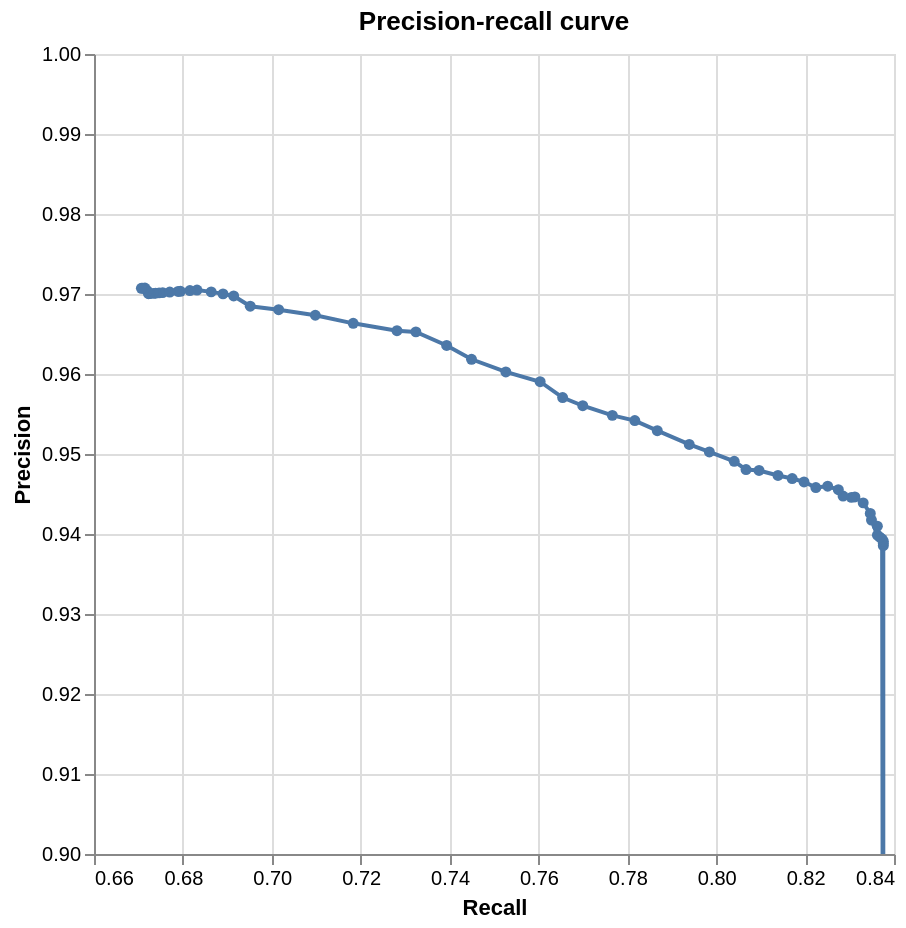

This figure's Vega-Lite source:
### Vega-Lite specification from a JSON file in a GitHub repository (floating-point values rounded to 4 significant figures)
{"config": {"view": {"continuousWidth": 300, "continuousHeight": 300}}, "data": {"name": "data-e663c42ff82bcff8da8931bcf330353f"}, "mark": {"type": "line", "clip": true, "point": true}, "datasets": {"data-e663c42ff82bcff8da8931bcf330353f": [{"truth_threshold": -999.0, "match_probability": 0.0, "tp": 3146.0, "tn": 0.0, "fp": 610.0, "fp_neg": 0.0, "fn": 610.0, "tp_rate": 0.8376, "tn_rate": null, "fp_rate": null, "fn_rate": 0.1624, "precision": 0.8376, "recall": 0.8376, "f1": 0.8376}, {"truth_threshold": -18.0, "match_probability": 3.815e-06, "tp": 3146.0, "tn": 0.0, "fp": 206.0, "fp_neg": 0.0, "fn": 610.0, "tp_rate": 0.8376, "tn_rate": null, "fp_rate": null, "fn_rate": 0.1624, "precision": 0.9385, "recall": 0.8376, "f1": 0.8852}, {"truth_threshold": -15.0, "match_probability": 3.052e-05, "tp": 3146.0, "tn": 0.0, "fp": 205.0, "fp_neg": 0.0, "fn": 610.0, "tp_rate": 0.8376, "tn_rate": null, "fp_rate": null, "fn_rate": 0.1624, "precision": 0.9388, "recall": 0.8376, "f1": 0.8853}, {"truth_threshold": -13.0, "match_probability": 0.0001221, "tp": 3146.0, "tn": 0.0, "fp": 204.0, "fp_neg": 0.0, "fn": 610.0, "tp_rate": 0.8376, "tn_rate": null, "fp_rate": null, "fn_rate": 0.1624, "precision": 0.9391, "recall": 0.8376, "f1": 0.8854}, {"truth_threshold": -12.0, "match_probability": 0.0002441, "tp": 3145.0, "tn": 0.0, "fp": 203.0, "fp_neg": 0.0, "fn": 611.0, "tp_rate": 0.8373, "tn_rate": null, "fp_rate": null, "fn_rate": 0.1627, "precision": 0.9394, "recall": 0.8373, "f1": 0.8854}, {"truth_threshold": -10.0, "match_probability": 0.0009756, "tp": 3143.0, "tn": 0.0, "fp": 202.0, "fp_neg": 0.0, "fn": 613.0, "tp_rate": 0.8368, "tn_rate": null, "fp_rate": null, "fn_rate": 0.1632, "precision": 0.9396, "recall": 0.8368, "f1": 0.8852}, {"truth_threshold": -9.0, "match_probability": 0.001949, "tp": 3141.0, "tn": 0.0, "fp": 201.0, "fp_neg": 0.0, "fn": 615.0, "tp_rate": 0.8363, "tn_rate": null, "fp_rate": null, "fn_rate": 0.1637, "precision": 0.9399, "recall": 0.8363, "f1": 0.885}, {"truth_threshold": -8.0, "match_probability": 0.003891, "tp": 3141.0, "tn": 0.0, "fp": 197.0, "fp_neg": 0.0, "fn": 615.0, "tp_rate": 0.8363, "tn_rate": null, "fp_rate": null, "fn_rate": 0.1637, "precision": 0.941, "recall": 0.8363, "f1": 0.8855}, {"truth_threshold": -7.0, "match_probability": 0.007752, "tp": 3136.0, "tn": 0.0, "fp": 194.0, "fp_neg": 0.0, "fn": 620.0, "tp_rate": 0.8349, "tn_rate": null, "fp_rate": null, "fn_rate": 0.1651, "precision": 0.9417, "recall": 0.8349, "f1": 0.8851}, {"truth_threshold": -6.0, "match_probability": 0.01538, "tp": 3135.0, "tn": 0.0, "fp": 191.0, "fp_neg": 0.0, "fn": 621.0, "tp_rate": 0.8347, "tn_rate": null, "fp_rate": null, "fn_rate": 0.1653, "precision": 0.9426, "recall": 0.8347, "f1": 0.8853}, {"truth_threshold": -5.0, "match_probability": 0.0303, "tp": 3129.0, "tn": 0.0, "fp": 186.0, "fp_neg": 0.0, "fn": 627.0, "tp_rate": 0.8331, "tn_rate": null, "fp_rate": null, "fn_rate": 0.1669, "precision": 0.9439, "recall": 0.8331, "f1": 0.885}, {"truth_threshold": -4.0, "match_probability": 0.05882, "tp": 3122.0, "tn": 0.0, "fp": 183.0, "fp_neg": 0.0, "fn": 634.0, "tp_rate": 0.8312, "tn_rate": null, "fp_rate": null, "fn_rate": 0.1688, "precision": 0.9446, "recall": 0.8312, "f1": 0.8843}, {"truth_threshold": -3.0, "match_probability": 0.1111, "tp": 3119.0, "tn": 0.0, "fp": 183.0, "fp_neg": 0.0, "fn": 637.0, "tp_rate": 0.8304, "tn_rate": null, "fp_rate": null, "fn_rate": 0.1696, "precision": 0.9446, "recall": 0.8304, "f1": 0.8838}, {"truth_threshold": -2.0, "match_probability": 0.2, "tp": 3112.0, "tn": 0.0, "fp": 182.0, "fp_neg": 0.0, "fn": 644.0, "tp_rate": 0.8285, "tn_rate": null, "fp_rate": null, "fn_rate": 0.1715, "precision": 0.9447, "recall": 0.8285, "f1": 0.8828}, {"truth_threshold": -1.0, "match_probability": 0.3333, "tp": 3108.0, "tn": 0.0, "fp": 179.0, "fp_neg": 0.0, "fn": 648.0, "tp_rate": 0.8275, "tn_rate": null, "fp_rate": null, "fn_rate": 0.1725, "precision": 0.9455, "recall": 0.8275, "f1": 0.8826}, {"truth_threshold": -0.0, "match_probability": 0.5, "tp": 3099.0, "tn": 0.0, "fp": 177.0, "fp_neg": 0.0, "fn": 657.0, "tp_rate": 0.8251, "tn_rate": null, "fp_rate": null, "fn_rate": 0.1749, "precision": 0.946, "recall": 0.8251, "f1": 0.8814}, {"truth_threshold": 1.0, "match_probability": 0.6667, "tp": 3089.0, "tn": 0.0, "fp": 177.0, "fp_neg": 0.0, "fn": 667.0, "tp_rate": 0.8224, "tn_rate": null, "fp_rate": null, "fn_rate": 0.1776, "precision": 0.9458, "recall": 0.8224, "f1": 0.8798}, {"truth_threshold": 2.0, "match_probability": 0.8, "tp": 3079.0, "tn": 0.0, "fp": 174.0, "fp_neg": 0.0, "fn": 677.0, "tp_rate": 0.8198, "tn_rate": null, "fp_rate": null, "fn_rate": 0.1802, "precision": 0.9465, "recall": 0.8198, "f1": 0.8786}, {"truth_threshold": 3.0, "match_probability": 0.8889, "tp": 3069.0, "tn": 0.0, "fp": 172.0, "fp_neg": 0.0, "fn": 687.0, "tp_rate": 0.8171, "tn_rate": null, "fp_rate": null, "fn_rate": 0.1829, "precision": 0.9469, "recall": 0.8171, "f1": 0.8772}, {"truth_threshold": 4.0, "match_probability": 0.9412, "tp": 3057.0, "tn": 0.0, "fp": 170.0, "fp_neg": 0.0, "fn": 699.0, "tp_rate": 0.8139, "tn_rate": null, "fp_rate": null, "fn_rate": 0.1861, "precision": 0.9473, "recall": 0.8139, "f1": 0.8756}, {"truth_threshold": 5.0, "match_probability": 0.9697, "tp": 3041.0, "tn": 0.0, "fp": 167.0, "fp_neg": 0.0, "fn": 715.0, "tp_rate": 0.8096, "tn_rate": null, "fp_rate": null, "fn_rate": 0.1904, "precision": 0.9479, "recall": 0.8096, "f1": 0.8733}, {"truth_threshold": 6.0, "match_probability": 0.9846, "tp": 3030.0, "tn": 0.0, "fp": 166.0, "fp_neg": 0.0, "fn": 726.0, "tp_rate": 0.8067, "tn_rate": null, "fp_rate": null, "fn_rate": 0.1933, "precision": 0.9481, "recall": 0.8067, "f1": 0.8717}, {"truth_threshold": 7.0, "match_probability": 0.9922, "tp": 3020.0, "tn": 0.0, "fp": 162.0, "fp_neg": 0.0, "fn": 736.0, "tp_rate": 0.804, "tn_rate": null, "fp_rate": null, "fn_rate": 0.196, "precision": 0.9491, "recall": 0.804, "f1": 0.8706}, {"truth_threshold": 8.0, "match_probability": 0.9961, "tp": 2999.0, "tn": 0.0, "fp": 157.0, "fp_neg": 0.0, "fn": 757.0, "tp_rate": 0.7985, "tn_rate": null, "fp_rate": null, "fn_rate": 0.2015, "precision": 0.9503, "recall": 0.7985, "f1": 0.8678}, {"truth_threshold": 9.0, "match_probability": 0.9981, "tp": 2982.0, "tn": 0.0, "fp": 153.0, "fp_neg": 0.0, "fn": 774.0, "tp_rate": 0.7939, "tn_rate": null, "fp_rate": null, "fn_rate": 0.2061, "precision": 0.9512, "recall": 0.7939, "f1": 0.8655}, {"truth_threshold": 10.0, "match_probability": 0.999, "tp": 2955.0, "tn": 0.0, "fp": 146.0, "fp_neg": 0.0, "fn": 801.0, "tp_rate": 0.7867, "tn_rate": null, "fp_rate": null, "fn_rate": 0.2133, "precision": 0.9529, "recall": 0.7867, "f1": 0.8619}, {"truth_threshold": 11.0, "match_probability": 0.9995, "tp": 2936.0, "tn": 0.0, "fp": 141.0, "fp_neg": 0.0, "fn": 820.0, "tp_rate": 0.7817, "tn_rate": null, "fp_rate": null, "fn_rate": 0.2183, "precision": 0.9542, "recall": 0.7817, "f1": 0.8594}, {"truth_threshold": 12.0, "match_probability": 0.9998, "tp": 2917.0, "tn": 0.0, "fp": 138.0, "fp_neg": 0.0, "fn": 839.0, "tp_rate": 0.7766, "tn_rate": null, "fp_rate": null, "fn_rate": 0.2234, "precision": 0.9548, "recall": 0.7766, "f1": 0.8566}, {"truth_threshold": 13.0, "match_probability": 0.9999, "tp": 2892.0, "tn": 0.0, "fp": 133.0, "fp_neg": 0.0, "fn": 864.0, "tp_rate": 0.77, "tn_rate": null, "fp_rate": null, "fn_rate": 0.23, "precision": 0.956, "recall": 0.77, "f1": 0.853}, {"truth_threshold": 14.0, "match_probability": 0.9999, "tp": 2875.0, "tn": 0.0, "fp": 129.0, "fp_neg": 0.0, "fn": 881.0, "tp_rate": 0.7654, "tn_rate": null, "fp_rate": null, "fn_rate": 0.2346, "precision": 0.9571, "recall": 0.7654, "f1": 0.8506}, {"truth_threshold": 15.0, "match_probability": 1.0, "tp": 2856.0, "tn": 0.0, "fp": 122.0, "fp_neg": 0.0, "fn": 900.0, "tp_rate": 0.7604, "tn_rate": null, "fp_rate": null, "fn_rate": 0.2396, "precision": 0.959, "recall": 0.7604, "f1": 0.8482}, {"truth_threshold": 16.0, "match_probability": 1.0, "tp": 2827.0, "tn": 0.0, "fp": 117.0, "fp_neg": 0.0, "fn": 929.0, "tp_rate": 0.7527, "tn_rate": null, "fp_rate": null, "fn_rate": 0.2473, "precision": 0.9603, "recall": 0.7527, "f1": 0.8439}, {"truth_threshold": 17.0, "match_probability": 1.0, "tp": 2798.0, "tn": 0.0, "fp": 111.0, "fp_neg": 0.0, "fn": 958.0, "tp_rate": 0.7449, "tn_rate": null, "fp_rate": null, "fn_rate": 0.2551, "precision": 0.9618, "recall": 0.7449, "f1": 0.8396}, {"truth_threshold": 18.0, "match_probability": 1.0, "tp": 2777.0, "tn": 0.0, "fp": 105.0, "fp_neg": 0.0, "fn": 979.0, "tp_rate": 0.7394, "tn_rate": null, "fp_rate": null, "fn_rate": 0.2606, "precision": 0.9636, "recall": 0.7394, "f1": 0.8367}, {"truth_threshold": 19.0, "match_probability": 1.0, "tp": 2751.0, "tn": 0.0, "fp": 99.0, "fp_neg": 0.0, "fn": 1005.0, "tp_rate": 0.7324, "tn_rate": null, "fp_rate": null, "fn_rate": 0.2676, "precision": 0.9653, "recall": 0.7324, "f1": 0.8329}, {"truth_threshold": 20.0, "match_probability": 1.0, "tp": 2735.0, "tn": 0.0, "fp": 98.0, "fp_neg": 0.0, "fn": 1021.0, "tp_rate": 0.7282, "tn_rate": null, "fp_rate": null, "fn_rate": 0.2718, "precision": 0.9654, "recall": 0.7282, "f1": 0.8302}, {"truth_threshold": 21.0, "match_probability": 1.0, "tp": 2698.0, "tn": 0.0, "fp": 94.0, "fp_neg": 0.0, "fn": 1058.0, "tp_rate": 0.7183, "tn_rate": null, "fp_rate": null, "fn_rate": 0.2817, "precision": 0.9663, "recall": 0.7183, "f1": 0.8241}, {"truth_threshold": 22.0, "match_probability": 1.0, "tp": 2666.0, "tn": 0.0, "fp": 90.0, "fp_neg": 0.0, "fn": 1090.0, "tp_rate": 0.7098, "tn_rate": null, "fp_rate": null, "fn_rate": 0.2902, "precision": 0.9673, "recall": 0.7098, "f1": 0.8188}, {"truth_threshold": 23.0, "match_probability": 1.0, "tp": 2635.0, "tn": 0.0, "fp": 87.0, "fp_neg": 0.0, "fn": 1121.0, "tp_rate": 0.7015, "tn_rate": null, "fp_rate": null, "fn_rate": 0.2985, "precision": 0.968, "recall": 0.7015, "f1": 0.8135}, {"truth_threshold": 24.0, "match_probability": 1.0, "tp": 2611.0, "tn": 0.0, "fp": 85.0, "fp_neg": 0.0, "fn": 1145.0, "tp_rate": 0.6952, "tn_rate": null, "fp_rate": null, "fn_rate": 0.3048, "precision": 0.9685, "recall": 0.6952, "f1": 0.8094}, {"truth_threshold": 25.0, "match_probability": 1.0, "tp": 2597.0, "tn": 0.0, "fp": 81.0, "fp_neg": 0.0, "fn": 1159.0, "tp_rate": 0.6914, "tn_rate": null, "fp_rate": null, "fn_rate": 0.3086, "precision": 0.9698, "recall": 0.6914, "f1": 0.8073}, {"truth_threshold": 26.0, "match_probability": 1.0, "tp": 2588.0, "tn": 0.0, "fp": 80.0, "fp_neg": 0.0, "fn": 1168.0, "tp_rate": 0.689, "tn_rate": null, "fp_rate": null, "fn_rate": 0.311, "precision": 0.97, "recall": 0.689, "f1": 0.8057}, {"truth_threshold": 27.0, "match_probability": 1.0, "tp": 2578.0, "tn": 0.0, "fp": 79.0, "fp_neg": 0.0, "fn": 1178.0, "tp_rate": 0.6864, "tn_rate": null, "fp_rate": null, "fn_rate": 0.3136, "precision": 0.9703, "recall": 0.6864, "f1": 0.804}, {"truth_threshold": 28.0, "match_probability": 1.0, "tp": 2566.0, "tn": 0.0, "fp": 78.0, "fp_neg": 0.0, "fn": 1190.0, "tp_rate": 0.6832, "tn_rate": null, "fp_rate": null, "fn_rate": 0.3168, "precision": 0.9705, "recall": 0.6832, "f1": 0.8019}, {"truth_threshold": 29.0, "match_probability": 1.0, "tp": 2560.0, "tn": 0.0, "fp": 78.0, "fp_neg": 0.0, "fn": 1196.0, "tp_rate": 0.6816, "tn_rate": null, "fp_rate": null, "fn_rate": 0.3184, "precision": 0.9704, "recall": 0.6816, "f1": 0.8008}, {"truth_threshold": 30.0, "match_probability": 1.0, "tp": 2552.0, "tn": 0.0, "fp": 78.0, "fp_neg": 0.0, "fn": 1204.0, "tp_rate": 0.6794, "tn_rate": null, "fp_rate": null, "fn_rate": 0.3206, "precision": 0.9703, "recall": 0.6794, "f1": 0.7992}, {"truth_threshold": 31.0, "match_probability": 1.0, "tp": 2550.0, "tn": 0.0, "fp": 78.0, "fp_neg": 0.0, "fn": 1206.0, "tp_rate": 0.6789, "tn_rate": null, "fp_rate": null, "fn_rate": 0.3211, "precision": 0.9703, "recall": 0.6789, "f1": 0.7989}, {"truth_threshold": 32.0, "match_probability": 1.0, "tp": 2543.0, "tn": 0.0, "fp": 78.0, "fp_neg": 0.0, "fn": 1213.0, "tp_rate": 0.6771, "tn_rate": null, "fp_rate": null, "fn_rate": 0.3229, "precision": 0.9702, "recall": 0.6771, "f1": 0.7976}, {"truth_threshold": 33.0, "match_probability": 1.0, "tp": 2537.0, "tn": 0.0, "fp": 78.0, "fp_neg": 0.0, "fn": 1219.0, "tp_rate": 0.6755, "tn_rate": null, "fp_rate": null, "fn_rate": 0.3245, "precision": 0.9702, "recall": 0.6755, "f1": 0.7964}, {"truth_threshold": 34.0, "match_probability": 1.0, "tp": 2534.0, "tn": 0.0, "fp": 78.0, "fp_neg": 0.0, "fn": 1222.0, "tp_rate": 0.6747, "tn_rate": null, "fp_rate": null, "fn_rate": 0.3253, "precision": 0.9701, "recall": 0.6747, "f1": 0.7959}, {"truth_threshold": 35.0, "match_probability": 1.0, "tp": 2531.0, "tn": 0.0, "fp": 78.0, "fp_neg": 0.0, "fn": 1225.0, "tp_rate": 0.6739, "tn_rate": null, "fp_rate": null, "fn_rate": 0.3261, "precision": 0.9701, "recall": 0.6739, "f1": 0.7953}, {"truth_threshold": 36.0, "match_probability": 1.0, "tp": 2529.0, "tn": 0.0, "fp": 78.0, "fp_neg": 0.0, "fn": 1227.0, "tp_rate": 0.6733, "tn_rate": null, "fp_rate": null, "fn_rate": 0.3267, "precision": 0.9701, "recall": 0.6733, "f1": 0.7949}, {"truth_threshold": 37.0, "match_probability": 1.0, "tp": 2526.0, "tn": 0.0, "fp": 78.0, "fp_neg": 0.0, "fn": 1230.0, "tp_rate": 0.6725, "tn_rate": null, "fp_rate": null, "fn_rate": 0.3275, "precision": 0.97, "recall": 0.6725, "f1": 0.7943}, {"truth_threshold": 39.0, "match_probability": 1.0, "tp": 2525.0, "tn": 0.0, "fp": 78.0, "fp_neg": 0.0, "fn": 1231.0, "tp_rate": 0.6723, "tn_rate": null, "fp_rate": null, "fn_rate": 0.3277, "precision": 0.97, "recall": 0.6723, "f1": 0.7942}, {"truth_threshold": 40.0, "match_probability": 1.0, "tp": 2524.0, "tn": 0.0, "fp": 77.0, "fp_neg": 0.0, "fn": 1232.0, "tp_rate": 0.672, "tn_rate": null, "fp_rate": null, "fn_rate": 0.328, "precision": 0.9704, "recall": 0.672, "f1": 0.7941}, {"truth_threshold": 44.0, "match_probability": 1.0, "tp": 2522.0, "tn": 0.0, "fp": 76.0, "fp_neg": 0.0, "fn": 1234.0, "tp_rate": 0.6715, "tn_rate": null, "fp_rate": null, "fn_rate": 0.3285, "precision": 0.9707, "recall": 0.6715, "f1": 0.7938}, {"truth_threshold": 55.0, "match_probability": 1.0, "tp": 2520.0, "tn": 0.0, "fp": 76.0, "fp_neg": 0.0, "fn": 1236.0, "tp_rate": 0.6709, "tn_rate": null, "fp_rate": null, "fn_rate": 0.3291, "precision": 0.9707, "recall": 0.6709, "f1": 0.7935}, {"truth_threshold": 999.0, "match_probability": 1.0, "tp": 2519.0, "tn": 0.0, "fp": 76.0, "fp_neg": 0.0, "fn": 1237.0, "tp_rate": 0.6707, "tn_rate": null, "fp_rate": null, "fn_rate": 0.3293, "precision": 0.9707, "recall": 0.6707, "f1": 0.7933}]}, "encoding": {"tooltip": [{"field": "truth_threshold", "format": ".4f", "type": "quantitative"}, {"field": "match_probability", "format": ".4%", "type": "quantitative"}, {"field": "fp_rate", "format": ".4f", "title": "FP_rate", "type": "quantitative"}, {"field": "tp_rate", "format": ".4f", "title": "TP_rate", "type": "quantitative"}, {"field": "tp", "format": ",.0f", "title": "TP", "type": "quantitative"}, {"field": "tn", "format": ",.0f", "title": "TN", "type": "quantitative"}, {"field": "fp", "format": ",.0f", "title": "FP", "type": "quantitative"}, {"field": "fn", "format": ",.0f", "title": "FN", "type": "quantitative"}, {"field": "precision", "format": ".4f", "type": "quantitative"}, {"field": "recall", "format": ".4f", "type": "quantitative"}, {"field": "f1", "format": ".4f", "title": "F1", "type": "quantitative"}], "x": {"field": "recall", "sort": ["-recall"], "title": "Recall", "type": "quantitative"}, "y": {"field": "precision", "scale": {"domain": [0.9, 1.0]}, "sort": ["-precision"], "title": "Precision", "type": "quantitative"}}, "height": 400, "params": [{"name": "mouse_zoom", "select": {"type": "interval", "encodings": ["y"]}, "bind": "scales"}], "title": "Precision-recall curve", "width": 400, "$schema": "https://vega.github.io/schema/vega-lite/v5.9.3.json"}
